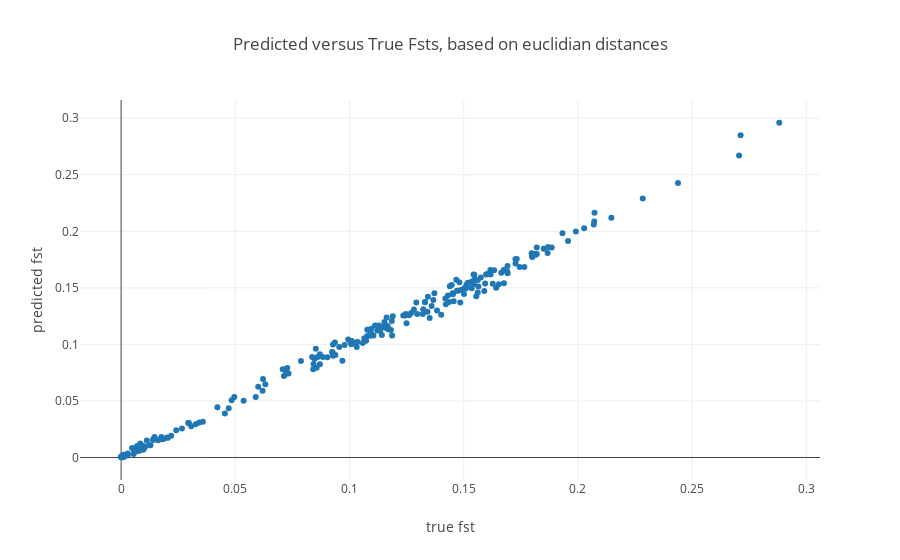

Notebook cell for this chart:
### Code cell
if Predict:
    fig_data= [go.Scatter(
        x= [m_coeff_II * np.exp(m_coeff*np.log(x) + b) + b_II for x in unbiased_pairwise],
        y= [x for x in fst_store],
        mode= 'markers'
        )
    ]

    layout = go.Layout(
        title= 'Predicted versus True Fsts, based on euclidian distances',
        yaxis=dict(
            title='predicted fst'),
        xaxis=dict(
            title='true fst')
    )

    fig= go.Figure(data=fig_data, layout=layout)
    iplot(fig)

### Figure 1 — Plotly figure (JSON) as saved in the notebook; plotly's stock layout.template omitted (floating-point values rounded to 4 significant figures; data arrays with more than 128 entries replaced by an {"elided": "..."} marker saying what was removed)
{"data": [{"mode": "markers", "type": "scatter", "x": {"elided": "218 float values"}, "y": {"elided": "218 float values"}}], "layout": {"title": "Predicted versus True Fsts, based on euclidian distances", "xaxis": {"title": "true fst"}, "yaxis": {"title": "predicted fst"}}}
